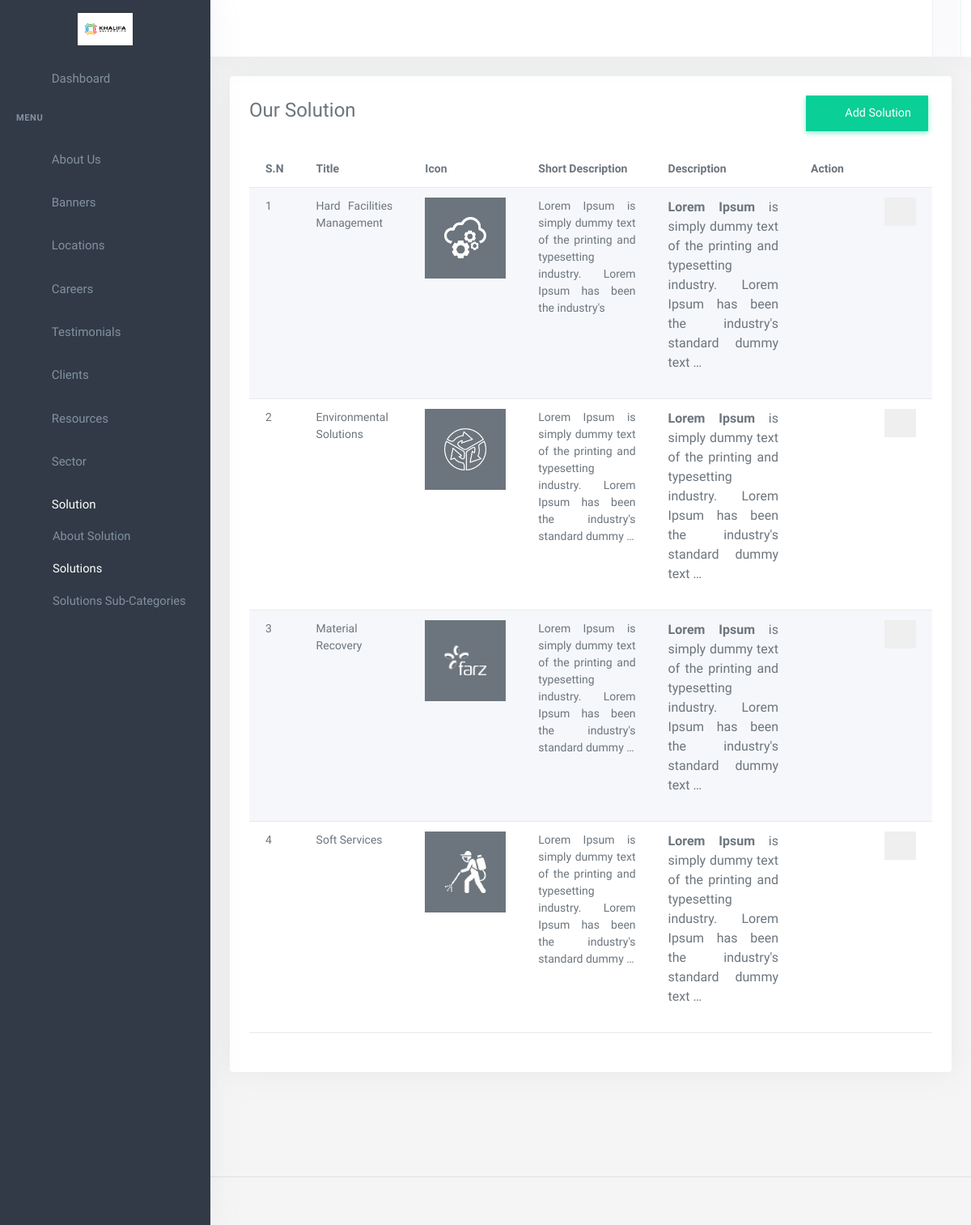
The page /dashboard/solutions on the database its author committed.
### about/models.py (models this page shows, shortened)
class OrganizationSetting(models.Model):
    logo =models.ImageField(verbose_name='Organization Logo',upload_to='aboutus/')
    fav_icon = models.ImageField(verbose_name='Organization Fav Icon',upload_to='aboutus/')
    site_name = models.CharField(verbose_name='Organization Name',max_length=150)
    location = models.CharField(verbose_name='Organizaton Location', max_length=200)
    phone_number = models.CharField(verbose_name='Organization Phone Number',max_length=150)
    email = models.EmailField(verbose_name='Organization Email')
    fb_url = models.URLField(verbose_name='Facebook Page URL', null=True,blank=True)
    tw_url = models.URLField(verbose_name='Twitter URL', null=True,blank=True)
    insta_url = models.URLField(verbose_name='Instagram Page URL', null=True,blank=True)
    linkedin_url = models.URLField(verbose_name='Linkedin URL', null=True,blank=True)

### app/models.py (models this page shows, shortened)
class Solutions(models.Model):
    icon_image = models.ImageField(verbose_name='Solution Icon Image',upload_to='solutionimages/')
    image = models.ImageField(verbose_name='Solution Main Image',upload_to='solutionimages/')
    title = models.CharField(verbose_name='Solution Name',max_length=150)
    short_descriptions = models.TextField(verbose_name='Enter short descriptions', max_length=300)
    descriptions = RichTextField(verbose_name='Enter descriptions')
    slug = AutoSlugField(populate_from='title', unique=True, default=None)
    class Meta:
        ordering =['id']
        verbose_name='Solution'
        verbose_name_plural = 'Solutions'

### app2/views.py (the view)
# urls.py: path('solutions', SolutionListView.as_view(), name='solution_list'),
class SolutionListView(generic.ListView):
    model = Solutions
    context_object_name ='solutions'
    template_name='app2/soliton_list.html'

### app/context_processor.py (called while the page is built)
def solutions(request):
    solutions_data = Solutions.objects.all()
    context = {
        'solution_category': solutions_data
    }
    return context

def sectors(request):
    secots_all = Sector.objects.all()
    context = {
        'secotrs':secots_all
    }
    return context

def career_category(request):
    categories = Category.objects.all()
    return({
        'careers_categories':categories
    })

def organizationsetting(request):
    organization_setting = OrganizationSetting.objects.first()
    return ({
        'organization_settings': organization_setting
    })

def locations(request):
    all_office_locations = Office.objects.all()[:5]
    return({
        'office_locations':all_office_locations
    })

### app2/templates/app2/soliton_list.html (shortened to what this page needs)
{% extends 'app2/base.html' %}
{% load static %}
{% block body %}
<div class="content-page">
    <div class="content">
        <div class="container-fluid">
            <div class="row pt-3">
                <div class="col-12">
                    <div class="card">
                        <div class="card-body">
                            <div class="row mb-2">
                                <div class="col-sm-6">
                                    <div class="fs-3 text-capitalize">Our Solution</div>
                                </div>
                                <div class="col-sm-6">
                                    <a href="{% url 'dashboard:solution_create' %}" class="btn btn-success mb-2 float-end rounded-0 text-capitalize"><i class="mdi mdi-plus-circle me-2"></i> Add Solution</a>
                                </div>
                            </div>
                            <div class="tab-content ">
                                <table id="datatable-buttons" class="table table-striped dt-responsive nowrap w-100 ">
                                    <thead>
                                        <tr>
                                            <th >S.N</th>
                                            <th>Title</th>
                                            <th>Icon</th>
                                            <th>Short Description</th>
                                            <th>Description</th>
                                            <th style="width: 170px;">Action</th>
                                        </tr>
                                    </thead>
                                    <tbody>
                                    {%for solution in solutions %}
                                    <tr>
                                        <td>
                                            {{forloop.counter}}
                                        </td>
                                        <td style="width:auto; text-align:justify;">
                                            {{solution.title}}
                                        </td>
                                        <td>
                                            <div class="image-gallery bg-secondary" >
                                                <img class="thumbnail object-fit-contain p-3" src="{{solution.icon_image.url}}" style="height: 100px; width: 100px;" alt="Thumbnail Image">
                                            </div>
                                        </td>
                                        <td style="width:auto; text-align:justify;">
                                            {{solution.short_descriptions|safe|truncatewords:20}}
                                        </td>
                                        <td style="width:auto; text-align:justify;">
                                            {{solution.descriptions|safe|truncatewords:20}}
                                        </td>
                                        <td>
                                            <a href="{% url 'dashboard:solution_update' solution.slug %}" class="action-icon"> <i class="mdi mdi-square-edit-outline"></i></a>
                                            <button type="button"  data-bs-toggle="modal" data-bs-target="#solutionDeleteModal_{{solution.id}}" class="border-0 text-danger float-end rounded-0">
                                                <i class="mdi mdi-delete"></i>
                                            </button>
                                        </td>
                                    </tr>
                                    {%endfor%}
                                    </tbody>
                                </table>
                            </div>
                        </div>
                    </div>
                </div>
            </div>
        </div>
    </div>
</div>
{%endblock%}

### app2/templates/app2/base.html (shortened to what this page needs)
{% load static %}
<!DOCTYPE html>
<html lang="en">
    <head>
        <link rel="stylesheet" href="{% static 'app2/assets/vendor/jquery-toast-plugin/jquery.toast.min.css'%}">
        <link href="{% static 'app2/assets/css/app-saas.min.css'%}" rel="stylesheet" type="text/css" id="app-style" />
        <link href="{% static 'app2/assets/css/icons.min.css'%}" rel="stylesheet" type="text/css" />
        <link href="{% static 'app2/assets/vendor/bootstrap-datepicker/css/bootstrap-datepicker.min.css'%}" rel="stylesheet" type="text/css" />
        <link href="{% static 'app2/assets/vendor/select2/css/select2.min.css'%}" rel="stylesheet" type="text/css" />
        <link href="{% static 'app2/assets/vendor/datatables.net-bs5/css/dataTables.bootstrap5.min.css'%}" rel="stylesheet" type="text/css" />
        <link href="{% static 'app2/assets/vendor/datatables.net-responsive-bs5/css/responsive.bootstrap5.min.css'%}" rel="stylesheet" type="text/css" />
        <link href="{% static 'app2/assets/css/app-saas.min.css'%}" rel="stylesheet" type="text/css" id="app-style" />
        <link href="{% static 'app2/assets/css/icons.min.css'%}" rel="stylesheet" type="text/css" />
        <link href="https://cdn.jsdelivr.net/npm/summernote@0.8.16/dist/summernote-lite.min.css" rel="stylesheet">
    </head>
    <link rel="stylesheet" href="https://maxcdn.bootstrapcdn.com/font-awesome/4.7.0/css/font-awesome.min.css">
    <body>
        <div class="wrapper">
            <div class="navbar-custom">
                <div class="topbar container-fluid justify-content-between">
                    <div class="d-flex align-items-center  gap-lg-2 gap-1">
                        <button class="button-toggle-menu sm:float-end">
                            <i class="mdi mdi-menu"></i>
                        </button>
                    </div>
                    <ul class="topbar-menu d-flex align-items-center gap-3">
                        <li class="d-none d-sm-inline-block">
                            <a class="nav-link" data-bs-toggle="offcanvas" href="#theme-settings-offcanvas">
                                <i class="ri-settings-3-line font-22"></i>
                            </a>
                        </li>
                        <li class="d-none d-sm-inline-block">
                            <div class="nav-link" id="light-dark-mode" data-bs-toggle="tooltip" data-bs-placement="left" title="Theme Mode">
                                <i class="ri-moon-line font-22"></i>
                            </div>
                        </li>
                        <li class="d-none d-md-inline-block">
                            <a class="nav-link" href="#" data-toggle="fullscreen">
                                <i class="ri-fullscreen-line font-22"></i>
                            </a>
                        </li>
                        <li class="dropdown">
                            <a class="nav-link dropdown-toggle arrow-none nav-user px-2" data-bs-toggle="dropdown" href="#" role="button" aria-haspopup="false" aria-expanded="false">
                            </a>
                        </li>
                    </ul>
                </div>
            </div>
            <div class="leftside-menu">
                <a href="{% url 'dashboard:index' %}" class="logo logo-light">
                    <span class="logo-lg">
                        <img src="{{organization_settings.logo.url}}" alt="logo" style="height: 40px;">
                    </span>
                </a>
                <div class="h-100" id="leftside-menu-container" data-simplebar>
                    <ul class="side-nav">
                        <li class="side-nav-item">
                            <a href="{% url 'dashboard:index' %}" class="side-nav-link">
                                <i class="uil-home-alt"></i>
                                <span> Dashboard </span>
                            </a>
                        </li>
                        <li class="side-nav-title">Menu</li>
                        <li class="side-nav-item">
                            <a data-bs-toggle="collapse" href="#sidebarPages2" aria-expanded="false" aria-controls="sidebarPages" class="side-nav-link">
                                <i class="uil-home"></i>
                                <span> About Us </span>
                                <span class="menu-arrow"></span>
                            </a>
                        </li>
                        <li class="side-nav-item">
                            <a href="{% url 'dashboard:banners' %}" class="side-nav-link">
                                <i class="uil-book"></i>
                                <span> Banners </span>
                            </a>
                        </li>
                        <li class="side-nav-item">
                            <a data-bs-toggle="collapse" href="#sidebarPages" aria-expanded="false" aria-controls="sidebarPages" class="side-nav-link">
                                <i class="uil-location"></i>
                                <span> Locations </span>
                                <span class="menu-arrow"></span>
                            </a>
                        </li>
                        <li class="side-nav-item">
                            <a data-bs-toggle="collapse" href="#sidebarPages1" aria-expanded="false" aria-controls="sidebarPages" class="side-nav-link">
                                <i class="uil-book"></i>
                                <span> Careers </span>
                                <span class="menu-arrow"></span>
                            </a>
                        </li>
                        <li class="side-nav-item">
                            <a href="{% url 'dashboard:testimonials' %}" class="side-nav-link">
                                <i class="uil-book"></i>
                                <span> Testimonials </span>
                            </a>
                        </li>
                        <li class="side-nav-item">
                            <a href="{% url 'dashboard:client_list' %}" class="side-nav-link">
                                <i class="uil-user"></i>
                                <span> Clients </span>
                            </a>
                        </li>
                        <li class="side-nav-item">
                            <a data-bs-toggle="collapse" href="#sidebarPages4" aria-expanded="false" aria-controls="sidebarPages" class="side-nav-link">
                                <i class="uil-diamond"></i>
                                <span> Resources </span>
                                <span class="menu-arrow"></span>
                            </a>
                        </li>
                        <li class="side-nav-item">
                            <a data-bs-toggle="collapse" href="#sidebarPages5" aria-expanded="false" aria-controls="sidebarPages" class="side-nav-link">
                                <i class="uil-user"></i>
                                <span> Sector </span>
                                <span class="menu-arrow"></span>
                            </a>
                        </li>
                        <li class="side-nav-item">
                            <a data-bs-toggle="collapse" href="#sidebarPages6" aria-expanded="false" aria-controls="sidebarPages" class="side-nav-link">
                                <i class="uil-user"></i>
                                <span>Solution </span>
                                <span class="menu-arrow"></span>
                            </a>
                            <div class="collapse" id="sidebarPages6">
                                <ul class="side-nav-second-level">
                                    <li>
                                        <a href="{% url 'dashboard:solution'   %}">About Solution</a>
                                    </li>
                                    <li>
                                        <a href="{% url 'dashboard:solution_list'   %}"> Solutions</a>
                                    </li>
                                    <li>
                                        <a href="{% url 'dashboard:solution_sub_category'   %}"> Solutions Sub-Categories</a>
                                    </li>
                                </ul>
                            </div>
                        </li>
                    </ul>
                </div>
            </div>
  {% block body %}
  {% endblock  %}
        <footer class="footer">
            <div class="container-fluid">
                <div class="row">
                    <div class="col-md-6">
                    </div>
                    <div class="col-md-6">
                    </div>
                </div>
            </div>
        </footer>
    </div>
                        </body>
                        </html>

### app2/templates/app2/base.html (style rules this page uses)
p { font-size: 16px; margin-bottom: 20px; }
.btn { margin: 0 5px; padding: 10px 20px; border-radius: 5px; cursor: pointer; }

### rows shown on the page
OrganizationSetting: logo (picture)
Solutions: title "Hard Facilities Management", icon_image (picture), short_descriptions "Lorem Ipsum is simply dummy text of the printing and typesetting industry. Lorem Ipsum has been the industry's", descriptions "Lorem Ipsum is simply dummy text of the printing and typesetting industry. Lorem Ipsum has been the industry's standard dummy text …"
Solutions: title "Environmental Solutions", icon_image (picture), short_descriptions "Lorem Ipsum is simply dummy text of the printing and typesetting industry. Lorem Ipsum has been the industry's standard dummy …", descriptions "Lorem Ipsum is simply dummy text of the printing and typesetting industry. Lorem Ipsum has been the industry's standard dummy text …"
Solutions: title "Material Recovery", icon_image (picture), short_descriptions "Lorem Ipsum is simply dummy text of the printing and typesetting industry. Lorem Ipsum has been the industry's standard dummy …", descriptions "Lorem Ipsum is simply dummy text of the printing and typesetting industry. Lorem Ipsum has been the industry's standard dummy text …"
Solutions: title "Soft Services", icon_image (picture), short_descriptions "Lorem Ipsum is simply dummy text of the printing and typesetting industry. Lorem Ipsum has been the industry's standard dummy …", descriptions "Lorem Ipsum is simply dummy text of the printing and typesetting industry. Lorem Ipsum has been the industry's standard dummy text …"
